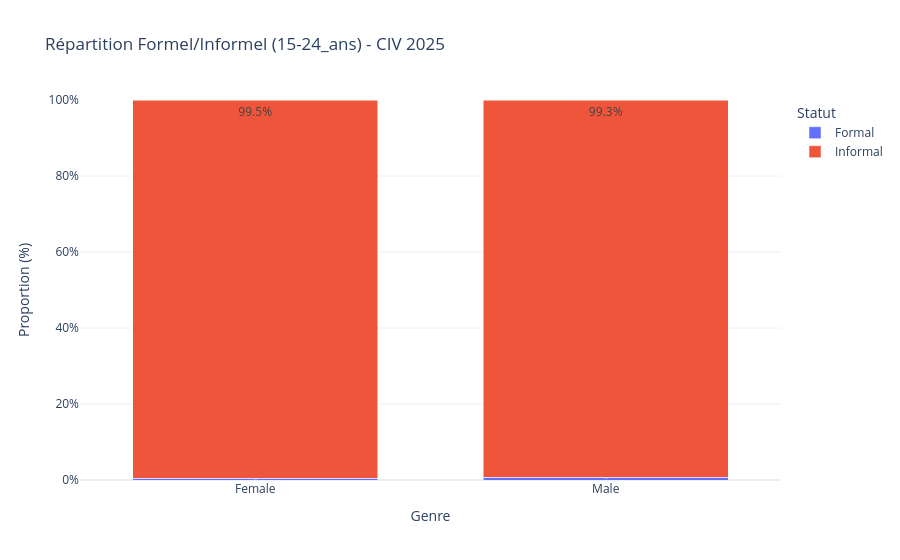
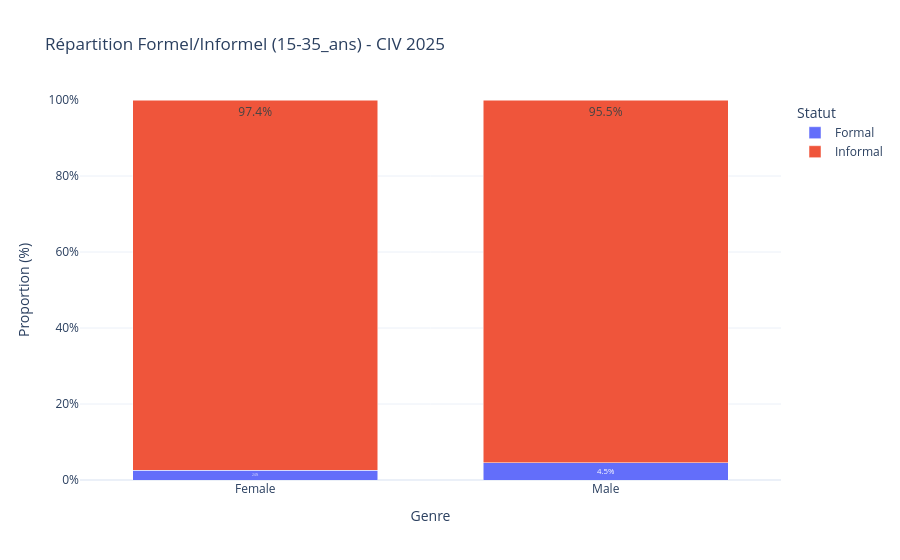

The cell these charts' notebook holds for them, in order:
### Markdown cell above
## 1.2 Emploi Formel vs Informel (15-24 & 15-35 ans)

### Code cell
import os
import plotly.express as px

FIGURES = "../reports/figures"
os.makedirs(FIGURES, exist_ok=True)

# --- C2 : ANALYSE FORMALITÉ (Pipeline Harmonisé) ---

def analyse_formalite_genre(df_input, label_tranche):
    # 1. Sélection de la dernière année
    latest_yr = df_input['year'].max()
    df_latest = df_input[df_input['year'] == latest_yr]
    
    # 2. Agrégation par Genre et Statut
    df_form = df_latest.groupby(['gender', 'formality'])['population'].sum().reset_index()
    
    # 3. Calcul manuel des % (remplace barnorm="percent" incompatible Plotly 6)
    total = df_form.groupby("gender")["population"].transform("sum")
    df_form["pct"] = (df_form["population"] / total * 100).round(1)
    
    print(f"\n=== ANALYSE C2 : FORMALITÉ {label_tranche.upper()} EN {latest_yr} ===")
    print(df_form)
    
    # 4. Graphique
    fig = px.bar(
        df_form,
        x="gender",
        y="pct",                  # ← % calculé manuellement
        color="formality",
        barmode="stack",
        text="pct",
        title=f"Répartition Formel/Informel ({label_tranche}) - CIV {latest_yr}",
        labels={"pct": "Proportion (%)", "gender": "Genre", "formality": "Statut"},
        color_discrete_map={"Formal": "#636efa", "Informal": "#ef553b"},
        template="plotly_white"
    )
    
    fig.update_traces(texttemplate="%{text:.1f}%", textposition="inside")
    fig.update_layout(
        yaxis=dict(ticksuffix="%", range=[0, 100]),
        bargap=0.3
    )
    fig.show()
    
    # 5. Sauvegarde HTML
    fig.write_html(os.path.join(FIGURES, f"formality_analysis_{label_tranche}.html"))


# --- Exécution ---
analyse_formalite_genre(dfs_strict["formality"], "15-24_ans")
analyse_formalite_genre(dfs_large["formality"],  "15-35_ans")

### Figure 1 — Plotly figure (JSON) as saved in the notebook; plotly's stock layout.template omitted (floating-point values rounded to 4 significant figures)
{"data": [{"hovertemplate": "Statut=Formal<br>Genre=%{x}<br>Proportion (%)=%{text}<extra></extra>", "legendgroup": "Formal", "marker": {"color": "#636efa", "pattern": {"shape": ""}}, "name": "Formal", "orientation": "v", "showlegend": true, "text": [0.5, 0.7], "textposition": "inside", "texttemplate": "%{text:.1f}%", "type": "bar", "x": ["Female", "Male"], "xaxis": "x", "y": [0.5, 0.7], "yaxis": "y"}, {"hovertemplate": "Statut=Informal<br>Genre=%{x}<br>Proportion (%)=%{text}<extra></extra>", "legendgroup": "Informal", "marker": {"color": "#ef553b", "pattern": {"shape": ""}}, "name": "Informal", "orientation": "v", "showlegend": true, "text": [99.5, 99.3], "textposition": "inside", "texttemplate": "%{text:.1f}%", "type": "bar", "x": ["Female", "Male"], "xaxis": "x", "y": [99.5, 99.3], "yaxis": "y"}], "layout": {"bargap": 0.3, "barmode": "stack", "legend": {"title": {"text": "Statut"}, "tracegroupgap": 0}, "title": {"text": "Répartition Formel/Informel (15-24_ans) - CIV 2025"}, "xaxis": {"anchor": "y", "domain": [0, 1], "title": {"text": "Genre"}}, "yaxis": {"anchor": "x", "domain": [0, 1], "range": [0, 100], "ticksuffix": "%", "title": {"text": "Proportion (%)"}}}}

### Figure 2 — Plotly figure (JSON) as saved in the notebook; plotly's stock layout.template omitted (floating-point values rounded to 4 significant figures)
{"data": [{"hovertemplate": "Statut=Formal<br>Genre=%{x}<br>Proportion (%)=%{text}<extra></extra>", "legendgroup": "Formal", "marker": {"color": "#636efa", "pattern": {"shape": ""}}, "name": "Formal", "orientation": "v", "showlegend": true, "text": [2.6, 4.5], "textposition": "inside", "texttemplate": "%{text:.1f}%", "type": "bar", "x": ["Female", "Male"], "xaxis": "x", "y": [2.6, 4.5], "yaxis": "y"}, {"hovertemplate": "Statut=Informal<br>Genre=%{x}<br>Proportion (%)=%{text}<extra></extra>", "legendgroup": "Informal", "marker": {"color": "#ef553b", "pattern": {"shape": ""}}, "name": "Informal", "orientation": "v", "showlegend": true, "text": [97.4, 95.5], "textposition": "inside", "texttemplate": "%{text:.1f}%", "type": "bar", "x": ["Female", "Male"], "xaxis": "x", "y": [97.4, 95.5], "yaxis": "y"}], "layout": {"bargap": 0.3, "barmode": "stack", "legend": {"title": {"text": "Statut"}, "tracegroupgap": 0}, "title": {"text": "Répartition Formel/Informel (15-35_ans) - CIV 2025"}, "xaxis": {"anchor": "y", "domain": [0, 1], "title": {"text": "Genre"}}, "yaxis": {"anchor": "x", "domain": [0, 1], "range": [0, 100], "ticksuffix": "%", "title": {"text": "Proportion (%)"}}}}
